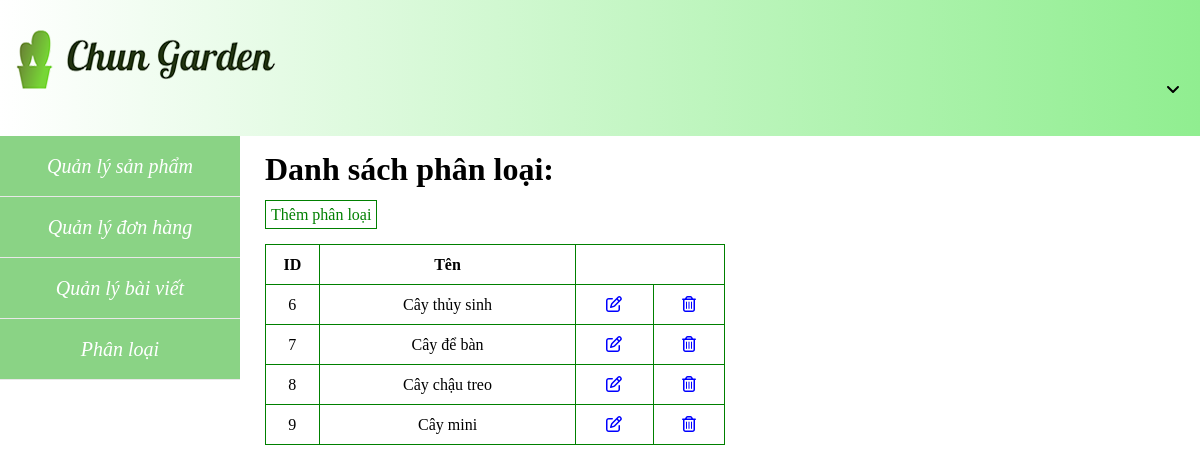
Screenshot of /admin/modules/categorize/list.php with the database file from the repository.
### tables this page shows
CREATE TABLE `categorize` (
  `id_Categorize` int(11) NOT NULL,
  `Name` varchar(50) NOT NULL
);

### admin/modules/categorize/list.php (the view, shortened to what this page needs)
<?php
require_once 'Layout/header.php';
?>
<div id="list">
	<h1>Danh sách phân loại:</h1>
	<br>
	<a href="index.php?module=categorize&action=insert">Thêm phân loại </a>
	<table>
		<tr>
			<th>ID</th>
			<th>Tên</th>
			<th colspan="2"></th>
		</tr>
		<?php
			$sql="SELECT * FROM Categorize";
			$result= mysqli_query($conn,$sql);
			if($result == false){
				echo "Loi: ".mysqli_error($conn);
			}
			else if(mysqli_num_rows($result)==0){
				echo "<tr> <th colspan='4'> Danh sách rỗng </th></tr>";
			}
			else{
				foreach ($result as $row) {
					echo "<tr>";
						$id=$row['id_Categorize'];
						echo "<td>".$id."</td>";
						echo "<td>".$row['Name']."</td>";
						echo "<td>";
							echo "<a href='index.php?module=categorize&action=edit&id=$id'><i class='far fa-edit'></i> </a>";
						echo "</td>";
						echo "<td>";
							echo "<a href='index.php?module=categorize&action=delete&id=$id'> <i class='far fa-trash-alt'></a>";
						echo "</td>";
					echo "</tr>";
				}
			}
		?>
	</table>
</div>
<?php
require_once 'Layout/footer.php';
?>

### admin/Layout/header.php (style rules this page uses)
* { padding: 0; margin: 0; box-sizing:border-box; border-collapse: collapse; list-style: none; text-decoration: none; }
body { background-color: #A4E2AA; }

### admin/modules/categorize/list.php (style rules this page uses)
#list { padding: 15px; }
#list table { width: 50%; }
#list table, tr,th,td { margin-top: 20px; border: 1px solid green; height: 40px; border-collapse: collapse; text-align: center; }
#list a { color: green; text-decoration: none; border: 1px solid green; padding: 5px; }
#list table tr td a { color: blue; border :none; text-align: center; }

### rows the page displays
categorize: id_Categorize "6", Name "Cây thủy sinh"
categorize: id_Categorize "7", Name "Cây để bàn"
categorize: id_Categorize "8", Name "Cây chậu treo"
categorize: id_Categorize "9", Name "Cây mini"
